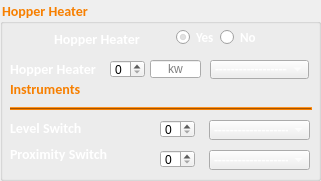
  <widget class="QGroupBox" name="hopper_heater_gbox">
   <property name="geometry">
    <rect>
     <x>10</x>
     <y>490</y>
     <width>321</width>
     <height>181</height>
    </rect>
   </property>
   <property name="styleSheet">
    <string notr="true">QLabel{
	color: #ffffff;
    font-family: Calibri;
    font-weight: bold;
	font-size: 14px;
}
 QGroupBox{
	color: rgb(247, 127, 0);
    font-family: Calibri;
    font-weight: bold;
	font-size: 14px;
}


QRadioButton, QComboBox{
	color: #ffffff;
    font-family: Calibri;
    font-weight: bold;
	font-size: 13px;
}

QComboBox:disabled{
    font-family: Calibri;
    font-weight: bold;
	font-size: 13px;
    background-color: #151a1e;
    color: #151a1e;  
}
</string>
   </property>
   <property name="title">
    <string>Hopper Heater</string>
   </property>
   <widget class="QLabel" name="label_55">
    <property name="geometry">
     <rect>
      <x>54</x>
      <y>30</y>
      <width>101</width>
      <height>17</height>
     </rect>
    </property>
    <property name="styleSheet">
     <string notr="true"/>
    </property>
    <property name="text">
     <string>Hopper Heater</string>
    </property>
   </widget>
   <widget class="QLineEdit" name="freshair_motor_kw_2">
    <property name="geometry">
     <rect>
      <x>150</x>
      <y>60</y>
      <width>51</width>
      <height>18</height>
     </rect>
    </property>
    <property name="alignment">
     <set>Qt::AlignCenter</set>
    </property>
    <property name="placeholderText">
     <string>kw</string>
    </property>
   </widget>
   <widget class="QLabel" name="label_56">
    <property name="geometry">
     <rect>
      <x>10</x>
      <y>60</y>
      <width>101</width>
      <height>18</height>
     </rect>
    </property>
    <property name="styleSheet">
     <string notr="true"/>
    </property>
    <property name="text">
     <string>Hopper Heater</string>
    </property>
   </widget>
   <widget class="QSpinBox" name="freshair_motor_qty_2">
    <property name="geometry">
     <rect>
      <x>110</x>
      <y>60</y>
      <width>35</width>
      <height>18</height>
     </rect>
    </property>
    <property name="minimum">
     <number>0</number>
    </property>
    <property name="value">
     <number>0</number>
    </property>
    <property name="displayIntegerBase">
     <number>10</number>
    </property>
   </widget>
   <widget class="QFrame" name="frame_7">
    <property name="geometry">
     <rect>
      <x>10</x>
      <y>107</y>
      <width>302</width>
      <height>3</height>
     </rect>
    </property>
    <property name="styleSheet">
     <string notr="true">QFrame {
    color: gray;
    background-color: rgb(247, 127, 0);
    max-height: 1px;
}
</string>
    </property>
    <property name="frameShape">
     <enum>QFrame::HLine</enum>
    </property>
    <property name="frameShadow">
     <enum>QFrame::Raised</enum>
    </property>
   </widget>
   <widget class="QLabel" name="label_58">
    <property name="geometry">
     <rect>
      <x>10</x>
      <y>80</y>
      <width>73</width>
      <height>17</height>
     </rect>
    </property>
    <property name="styleSheet">
     <string notr="true">color: rgb(247, 127, 0);</string>
    </property>
    <property name="text">
     <string>Instruments</string>
    </property>
   </widget>
   <widget class="QLabel" name="label_61">
    <property name="geometry">
     <rect>
      <x>10</x>
      <y>145</y>
      <width>101</width>
      <height>17</height>
     </rect>
    </property>
    <property name="styleSheet">
     <string notr="true"/>
    </property>
    <property name="text">
     <string>Proximity Switch</string>
    </property>
   </widget>
   <widget class="QLabel" name="label_45">
    <property name="geometry">
     <rect>
      <x>10</x>
      <y>118</y>
      <width>80</width>
      <height>19</height>
     </rect>
    </property>
    <property name="styleSheet">
     <string notr="true"/>
    </property>
    <property name="text">
     <string>Level Switch</string>
    </property>
   </widget>
   <widget class="QComboBox" name="transport_ls_hopper_brand">
    <property name="geometry">
     <rect>
      <x>209</x>
      <y>120</y>
      <width>101</width>
      <height>20</height>
     </rect>
    </property>
    <item>
     <property name="text">
      <string>--------------------</string>
     </property>
    </item>
    <item>
     <property name="text">
      <string>DBL</string>
     </property>
    </item>
    <item>
     <property name="text">
      <string>Danfoss</string>
     </property>
    </item>
   </widget>
   <widget class="QSpinBox" name="transport_ls_hopper_qty">
    <property name="geometry">
     <rect>
      <x>160</x>
      <y>120</y>
      <width>35</width>
      <height>18</height>
     </rect>
    </property>
    <property name="minimum">
     <number>0</number>
    </property>
    <property name="value">
     <number>0</number>
    </property>
    <property name="displayIntegerBase">
     <number>10</number>
    </property>
   </widget>
   <widget class="QRadioButton" name="freshair_radiobtn_yes_2">
    <property name="geometry">
     <rect>
      <x>176</x>
      <y>29</y>
      <width>38</width>
      <height>17</height>
     </rect>
    </property>
    <property name="text">
     <string>Yes</string>
    </property>
    <property name="checked">
     <bool>true</bool>
    </property>
   </widget>
   <widget class="QRadioButton" name="freshair_radiobtn_no_2">
    <property name="geometry">
     <rect>
      <x>220</x>
      <y>29</y>
      <width>36</width>
      <height>17</height>
     </rect>
    </property>
    <property name="text">
     <string>No</string>
    </property>
    <property name="checked">
     <bool>false</bool>
    </property>
   </widget>
   <widget class="QComboBox" name="freshair_motor_start_type_2">
    <property name="geometry">
     <rect>
      <x>210</x>
      <y>60</y>
      <width>99</width>
      <height>19</height>
     </rect>
    </property>
    <item>
     <property name="text">
      <string>--------------------</string>
     </property>
    </item>
    <item>
     <property name="text">
      <string>Delta/Star</string>
     </property>
    </item>
    <item>
     <property name="text">
      <string>VFD</string>
     </property>
    </item>
    <item>
     <property name="text">
      <string>Direct</string>
     </property>
    </item>
   </widget>
   <widget class="QSpinBox" name="transport_zs_qty_2">
    <property name="geometry">
     <rect>
      <x>160</x>
      <y>150</y>
      <width>35</width>
      <height>18</height>
     </rect>
    </property>
    <property name="minimum">
     <number>0</number>
    </property>
    <property name="value">
     <number>0</number>
    </property>
    <property name="displayIntegerBase">
     <number>10</number>
    </property>
   </widget>
   <widget class="QComboBox" name="transport_zs_brand_2">
    <property name="geometry">
     <rect>
      <x>209</x>
      <y>150</y>
      <width>101</width>
      <height>20</height>
     </rect>
    </property>
    <item>
     <property name="text">
      <string>--------------------</string>
     </property>
    </item>
    <item>
     <property name="text">
      <string>DBL</string>
     </property>
    </item>
    <item>
     <property name="text">
      <string>Danfoss</string>
     </property>
    </item>
   </widget>
  </widget>
